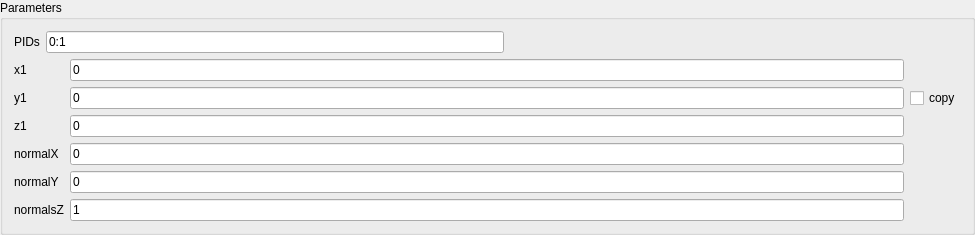
<?xml version="1.0" encoding="UTF-8"?>
<ui version="4.0">
 <class>MirrorWidget</class>
 <widget class="QWidget" name="MirrorWidget">
  <property name="geometry">
   <rect>
    <x>0</x>
    <y>0</y>
    <width>975</width>
    <height>212</height>
   </rect>
  </property>
  <property name="windowTitle">
   <string>MirrorWidget</string>
  </property>
  <layout class="QVBoxLayout" name="verticalLayout">
   <property name="spacing">
    <number>0</number>
   </property>
   <property name="leftMargin">
    <number>0</number>
   </property>
   <property name="topMargin">
    <number>0</number>
   </property>
   <property name="rightMargin">
    <number>0</number>
   </property>
   <property name="bottomMargin">
    <number>0</number>
   </property>
   <item>
    <widget class="QGroupBox" name="groupBox">
     <property name="title">
      <string>Parameters</string>
     </property>
     <layout class="QVBoxLayout" name="verticalLayout_2">
      <item>
       <layout class="QHBoxLayout" name="horizontalLayout">
        <item>
         <widget class="QLabel" name="label_2">
          <property name="text">
           <string>PIDs</string>
          </property>
         </widget>
        </item>
        <item>
         <widget class="QLineEdit" name="lineEdit_PIDs">
          <property name="text">
           <string>0:1</string>
          </property>
         </widget>
        </item>
        <item>
         <spacer name="horizontalSpacer">
          <property name="orientation">
           <enum>Qt::Horizontal</enum>
          </property>
          <property name="sizeHint" stdset="0">
           <size>
            <width>37</width>
            <height>17</height>
           </size>
          </property>
         </spacer>
        </item>
       </layout>
      </item>
      <item>
       <layout class="QGridLayout" name="gridLayout_2">
        <item row="1" column="2">
         <widget class="QCheckBox" name="checkBox">
          <property name="text">
           <string>copy</string>
          </property>
         </widget>
        </item>
        <item row="1" column="0">
         <widget class="QLabel" name="label_12">
          <property name="text">
           <string>y1</string>
          </property>
         </widget>
        </item>
        <item row="5" column="0">
         <widget class="QLabel" name="label_4">
          <property name="text">
           <string>normalsZ</string>
          </property>
         </widget>
        </item>
        <item row="2" column="0">
         <widget class="QLabel" name="label_10">
          <property name="text">
           <string>z1</string>
          </property>
         </widget>
        </item>
        <item row="5" column="1">
         <widget class="QLineEdit" name="lineEdit_axisz">
          <property name="text">
           <string>1</string>
          </property>
         </widget>
        </item>
        <item row="3" column="0">
         <widget class="QLabel" name="label">
          <property name="text">
           <string>normalX</string>
          </property>
         </widget>
        </item>
        <item row="4" column="0">
         <widget class="QLabel" name="label_3">
          <property name="text">
           <string>normalY</string>
          </property>
         </widget>
        </item>
        <item row="2" column="1">
         <widget class="QLineEdit" name="lineEdit_z1">
          <property name="text">
           <string>0</string>
          </property>
         </widget>
        </item>
        <item row="4" column="1">
         <widget class="QLineEdit" name="lineEdit_axisy">
          <property name="text">
           <string>0</string>
          </property>
         </widget>
        </item>
        <item row="0" column="1">
         <widget class="QLineEdit" name="lineEdit_x1">
          <property name="text">
           <string>0</string>
          </property>
         </widget>
        </item>
        <item row="3" column="1">
         <widget class="QLineEdit" name="lineEdit_axisx">
          <property name="text">
           <string>0</string>
          </property>
         </widget>
        </item>
        <item row="1" column="1">
         <widget class="QLineEdit" name="lineEdit_y1">
          <property name="text">
           <string>0</string>
          </property>
         </widget>
        </item>
        <item row="0" column="0">
         <widget class="QLabel" name="label_9">
          <property name="text">
           <string>x1</string>
          </property>
         </widget>
        </item>
       </layout>
      </item>
     </layout>
    </widget>
   </item>
  </layout>
 </widget>
 <layoutdefault spacing="6" margin="11"/>
 <resources/>
 <connections/>
</ui>
